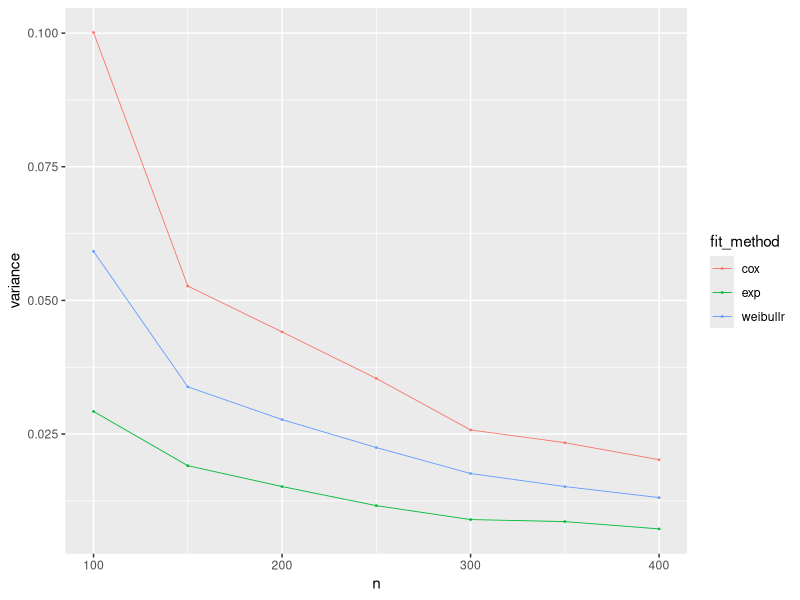
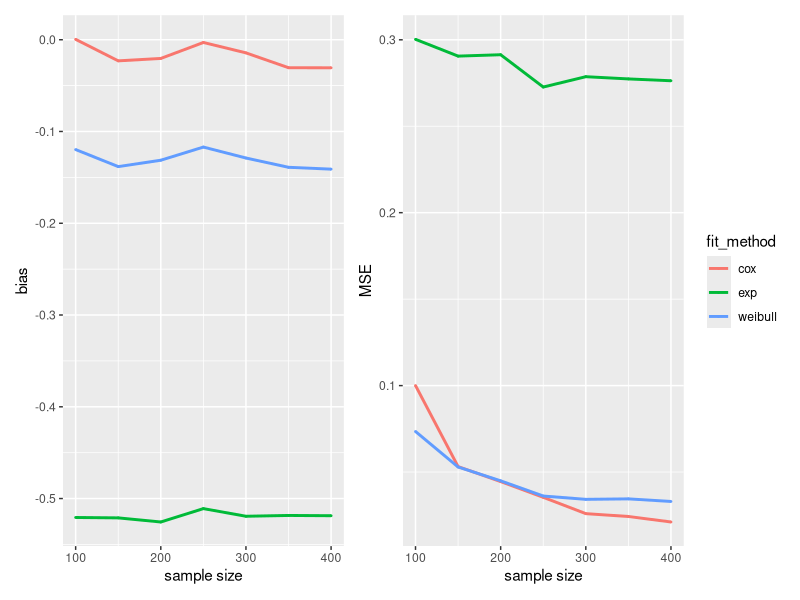
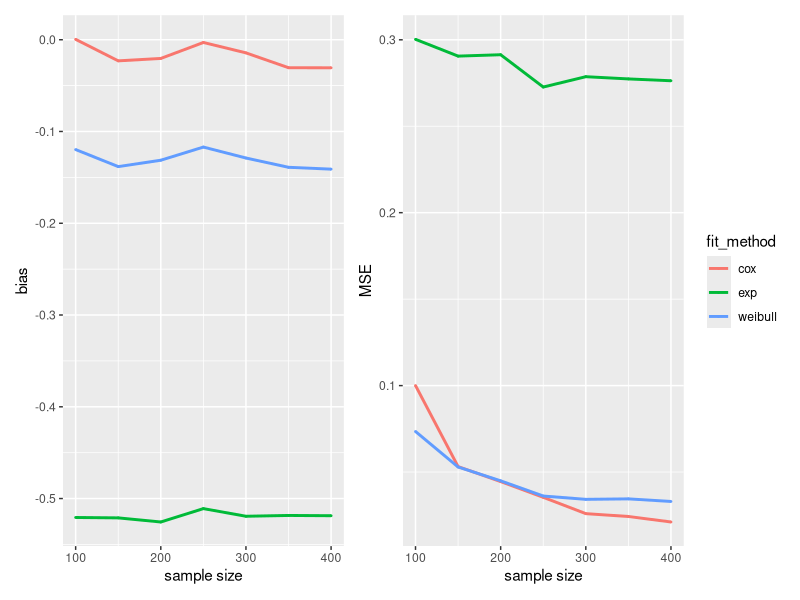

Recreate these plots in R, in order. (Note: a time limit stopped this script after it produced the figures.)
## ---- chunk 1
knitr::opts_chunk$set(echo = TRUE)
## ---- chunk 2
library(tidyverse)
library(survival)
library(patchwork)

## ---- chunk 3
set.seed(2023)
simdata = function(n, p, lambda = 0.5, gamma = 2, alpha=2,b1) {
  x = rbinom(n, 1, 0.5)
  u = runif(n)
  ue = runif(n) < p 
  time =  ue * (-log(u) / (lambda * exp(b1 * x))) + (1 - ue) * (-log(u) / (lambda * exp(b1 * x)))^(1 / gamma)
  time[time < 1/365] = 1/365
  time[time == 1 / 365] = time[time == 1 / 365] + rnorm(length(time[time == 1 / 365]), 0, 1e-4)
  time = abs(time)
  e = as.numeric(time < 5)
  time = pmin(time, 5)
  
  survival_data = data.frame(id=1:n,
                             time = time,
                             x = x,
                             event=e)
}
## ---- chunk 4
set.seed(2023)
fit_exp = function(df) {
  fit.exponential = survreg(Surv(time, event) ~ x, dist = "exponential", data = df)
  return(as.numeric(-fit.exponential$coefficients[-1]))
}
fit_weibull = function(df) {
  fit.weibull <- survreg(Surv(time, event) ~ x, dist = "weibull", data = df)
  return(as.numeric(-fit.weibull$coefficients[-1] / fit.weibull$scale))
}
fit_cox = function(df) {
  fit.cox <- coxph(Surv(time, event) ~ x, data = df)
  return(as.numeric(fit.cox$coefficients))
}
## ---- chunk 5
set.seed(2023)
set = expand.grid(p = 0.5, n = c(100, 150, 200, 250, 300, 350, 400), rep = 1:1000)

sim = set %>% 
  mutate(
    data = map2(n, p, ~simdata(n = .x, p = .y, b1=2))) %>%
   
  mutate(
    b_exp = map_dbl(data, fit_exp),
    b_weibull = map_dbl(data, fit_weibull),
    b_cox = map_dbl(data, fit_cox)
  )


## ---- chunk 6
bias = sim %>% 
  select(-data, -rep) %>% 
  mutate(
    b_exp = b_exp - 2, 
    b_weibull = b_weibull -2,
    b_cox = b_cox -2
  ) %>% 
  group_by(n) %>% 
  summarize(
    exp = mean(b_exp),
    weibull = mean(b_weibull),
    cox = mean(b_cox)
  ) %>% 
  pivot_longer("exp":"cox", names_to = "fit_method", values_to = "bias") %>% 
  mutate(fit_method = as.factor(fit_method))  

biasplot=ggplot(bias, aes(x = n, y = bias, color = fit_method)) +
  geom_point(size = .3) +
  geom_line(size = 1) +
  xlab("sample size") +
  theme(plot.caption = element_text(hjust = 0.5, size = rel(1.2)))+
  theme(legend.position = "none")

## ---- chunk 7
mse = sim %>% 
  select(-data, -rep) %>%
  mutate(
    b_exp = (b_exp - 2)^2, 
    b_weibull = (b_weibull -2)^2,
    b_cox = (b_cox -2)^2
  ) %>% 
  group_by(n) %>% 
  summarize(
    exp = mean(b_exp),
    weibull = mean(b_weibull),
    cox = mean(b_cox)
  ) %>% 
  pivot_longer("exp":"cox", names_to = "fit_method", values_to = "MSE") %>% 
  mutate(fit_method = as.factor(fit_method)) 

mseplot=ggplot(mse, aes(x = n, y = MSE, color = fit_method)) +
  geom_point(size = .3) +
  geom_line(size = 1) +
  xlab("sample size") +
  theme(plot.caption = element_text(hjust = 0.5, size = rel(1.2)))

## ---- chunk 8
var = sim %>% 
  select(-data, -rep) %>%
  group_by(n) %>% 
  summarize(
    exp = var(b_exp),
    weibullr = var(b_weibull),
    cox = var(b_cox)
  ) %>% 
  pivot_longer("exp":"cox", names_to = "fit_method", values_to = "variance") %>% 
  mutate(fit_method = as.factor(fit_method))


ggplot(var, aes(x = n, y = variance, color = fit_method)) +
  geom_point(size = .3) +
  geom_line(size = .3) +
  theme(plot.caption = element_text(hjust = 0.5, size = rel(1.2)))

## ---- chunk 9

biasplot+mseplot
ggsave(file="results/weibullexp.pdf",width=8,height=5)


## ---- chunk 10
set.seed(2023)
simdata2 = function(n, p, lambda = 0.5, gamma = 2, alpha=2,b1) {
  x = rbinom(n, 1, 0.5)
  u = runif(n)
  ue = runif(n) < p 
  time =  ue * (-log(u) / (lambda * exp(b1 * x))) + (1 - ue) * (1/alpha) * log(1 - (alpha*log(u) / (lambda * exp(b1 * x))))
  time[time < 1/365] = 1/365
  time[time == 1 / 365] = time[time == 1 / 365] + rnorm(length(time[time == 1 / 365]), 0, 1e-4)
  time = abs(time)
  e = as.numeric(time < 5)
  time = pmin(time, 5)
  
  survival_data = data.frame(id=1:n,
                             time = time,
                             x = x,
                             event=e)
}

## ---- chunk 11
set.seed(2023)
set1 = expand.grid(p = 0.5, n = c(100, 150, 200, 250, 300, 350, 400), rep = 1:1000)

sim1 = set %>% 
  mutate(
    data = map2(n, p, ~simdata2(n = .x, p = .y, b1=2))) %>%
   
  mutate(
    b_exp = map_dbl(data, fit_exp),
    b_weibull = map_dbl(data, fit_weibull),
    b_cox = map_dbl(data, fit_cox)
  )

## ---- chunk 12
bias1 = sim1 %>% 
  select(-data, -rep) %>% 
  mutate(
    b_exp = b_exp - 2, 
    b_weibull = b_weibull -2,
    b_cox = b_cox -2
  ) %>% 
  group_by(n) %>% 
  summarize(
    exp = mean(b_exp),
    weibull = mean(b_weibull),
    cox = mean(b_cox)
  ) %>% 
  pivot_longer("exp":"cox", names_to = "fit_method", values_to = "bias") %>% 
  mutate(fit_method = as.factor(fit_method)) 

biasplot1=ggplot(bias, aes(x = n, y = bias, color = fit_method)) +
  geom_point(size = .3) +
  geom_line(size = 1) +
  xlab("sample size") +
  theme(plot.caption = element_text(hjust = 0.5, size = rel(1.2)))+
  theme(legend.position = "none")
biasplot1
## ---- chunk 13

mse1 = sim1 %>% 
  select(-data, -rep) %>%
  mutate(
    b_exp = (b_exp - 2)^2, 
    b_weibull = (b_weibull -2)^2,
    b_cox = (b_cox -2)^2
  ) %>% 
  group_by(n) %>% 
  summarize(
    exp = mean(b_exp),
    weibull = mean(b_weibull),
    cox = mean(b_cox)
  ) %>% 
  pivot_longer("exp":"cox", names_to = "fit_method", values_to = "MSE") %>% 
  mutate(fit_method = as.factor(fit_method)) 

mseplot1=ggplot(mse, aes(x = n, y = MSE, color = fit_method)) +
  geom_point(size = .3) +
  geom_line(size = 1) +
  xlab("sample size") +
  theme(plot.caption = element_text(hjust = 0.5, size = rel(1.2)))


## ---- chunk 14

biasplot1+mseplot1
ggsave(file="results/coxexp.pdf",width=8,height=5)
